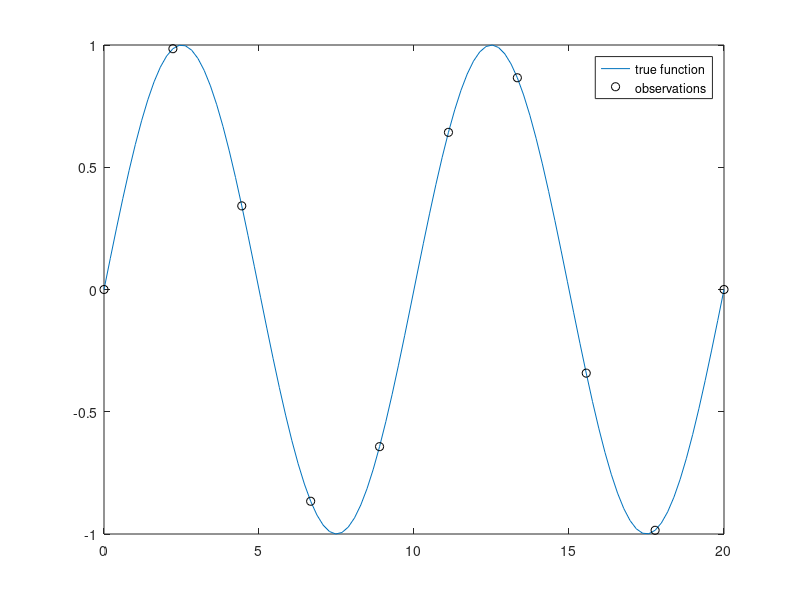

Here is the MATLAB script that generated this plot: (Note: this script raises an error after producing the figure.)
L = 10;
f = @(x) sin(2*pi*x/L);

N = 10;
x = linspace(0,2*L,N)';

sigma = 0.1;
y = f(x);

x_dense = linspace(0,2*L,10*N)';

figure
plot(x_dense,f(x_dense)), hold on
scatter(x,y,'k')
legend('true function', 'observations')

spline = TensionSpline(x,y,NormalDistribution(sigma),'S',3,'T',3);

figure
plot(x_dense,f(x_dense)), hold on
scatter(x,y,'k')
plot(x_dense,spline(x_dense),'LineWidth',2)
legend('true function', 'noisy data', 'tension spline fit')